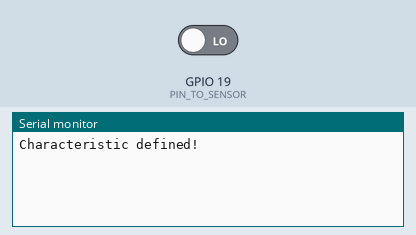
Recording of a sketch running on a simulated ESP32. On the bench: the last lines printed to the serial monitor. Inputs (shaded band) come from the test bench; at power-on: GPIO 19 (PIN_TO_SENSOR) LOW. Nothing arrives over Bluetooth unless stated; a phone connects over Bluetooth LE 3 s after start.

Above: at 1.2 s.
1.3 s: GPIO 19 (PIN_TO_SENSOR) driven HIGH
At 2.4 s:
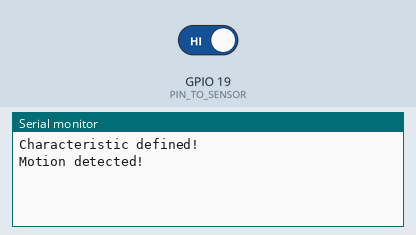
2.8 s: GPIO 19 (PIN_TO_SENSOR) driven LOW
At 3.5 s:
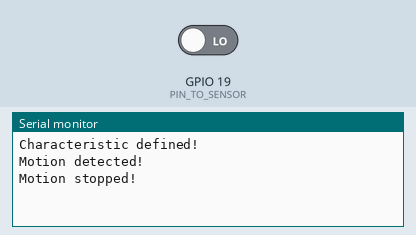

The sketch:

Motion.ino
```cpp
/*
 * This ESP32 code is created by esp32io.com
 *
 * This ESP32 code is released in the public domain
 *
 * For more detail (instruction and wiring diagram), visit https://esp32io.com/tutorials/esp32-motion-sensor
 */
#include <BLEServer.h>
#include <BLEDevice.h>
#include <BLEUtils.h>
#include <BLECharacteristic.h>

const int PIN_TO_SENSOR = 19; // GPIO19 pin connected to OUTPUT pin of sensor
int pinStateCurrent   = LOW;  // current state of pin
int pinStatePrevious  = LOW;  // previous state of pin


#define bleServerName "ESP32_Smoke_Sensor"
#define SERVICE_UUID "d9ef7f1a-9f13-4762-ad46-0ca444dc0733"
#define smokeCharacteristicUUID "9f8230a6-3921-427a-99de-d675cf1352aa"

BLEServer *pServer;
BLEService *pService;
BLECharacteristic *smokeCharacteristic;
BLEAdvertising *pAdvertising;

bool deviceConnected = false;

class MyServerCallbacks: public BLEServerCallbacks {
  void onConnect(BLEServer* pServer) {
    deviceConnected = true;
  };
  void onDisconnect(BLEServer* pServer) {
    deviceConnected = false;
    pServer->startAdvertising();
  }
};


void setup() {
  Serial.begin(9600);            // initialize serial
  pinMode(PIN_TO_SENSOR, INPUT); // set ESP32 pin to input mode to read value from OUTPUT pin of sensor


  // Create the BLE Device
  BLEDevice::init(bleServerName);

  // Create the BLE Server
  pServer = BLEDevice::createServer();
  pServer->setCallbacks(new MyServerCallbacks());

  // Create the BLE Service
  pService = pServer->createService(SERVICE_UUID);

  // Create BLE Characteristics and corresponding Descriptors
  smokeCharacteristic = pService->createCharacteristic(
                                smokeCharacteristicUUID,
                                BLECharacteristic::PROPERTY_READ ||
                                BLECharacteristic::PROPERTY_WRITE ||
                                BLECharacteristic::PROPERTY_NOTIFY );
  BLEDescriptor smokeDescriptor(BLEUUID((uint16_t)0x2901));
  smokeDescriptor.setValue("Smoke level number.");
  smokeCharacteristic->addDescriptor(&smokeDescriptor);

  pService->start();
  // Start advertising
  pAdvertising = BLEDevice::getAdvertising();

  pAdvertising->addServiceUUID(SERVICE_UUID);
  pAdvertising->setScanResponse(true);
  pAdvertising->setMinPreferred(0x06);
  pAdvertising->setMinPreferred(0x12);
  pServer->getAdvertising()->start();

  Serial.println("Characteristic defined!");

}

void loop() {
  pinStatePrevious = pinStateCurrent; // store old state
  pinStateCurrent = digitalRead(PIN_TO_SENSOR);   // read new state

  if (pinStatePrevious == LOW && pinStateCurrent == HIGH) {   // pin state change: LOW -> HIGH
    Serial.println("Motion detected!");
    // TODO: turn on alarm, light or activate a device ... here
  }
  else
  if (pinStatePrevious == HIGH && pinStateCurrent == LOW) {   // pin state change: HIGH -> LOW
    Serial.println("Motion stopped!");
    // TODO: turn off alarm, light or deactivate a device ... here
  }
}
```

Measured:
- after the input at 1.3 s, the serial monitor: prints a new line at once (image 1)
- after the input at 2.8 s, the serial monitor: prints a new line at once (image 2)
